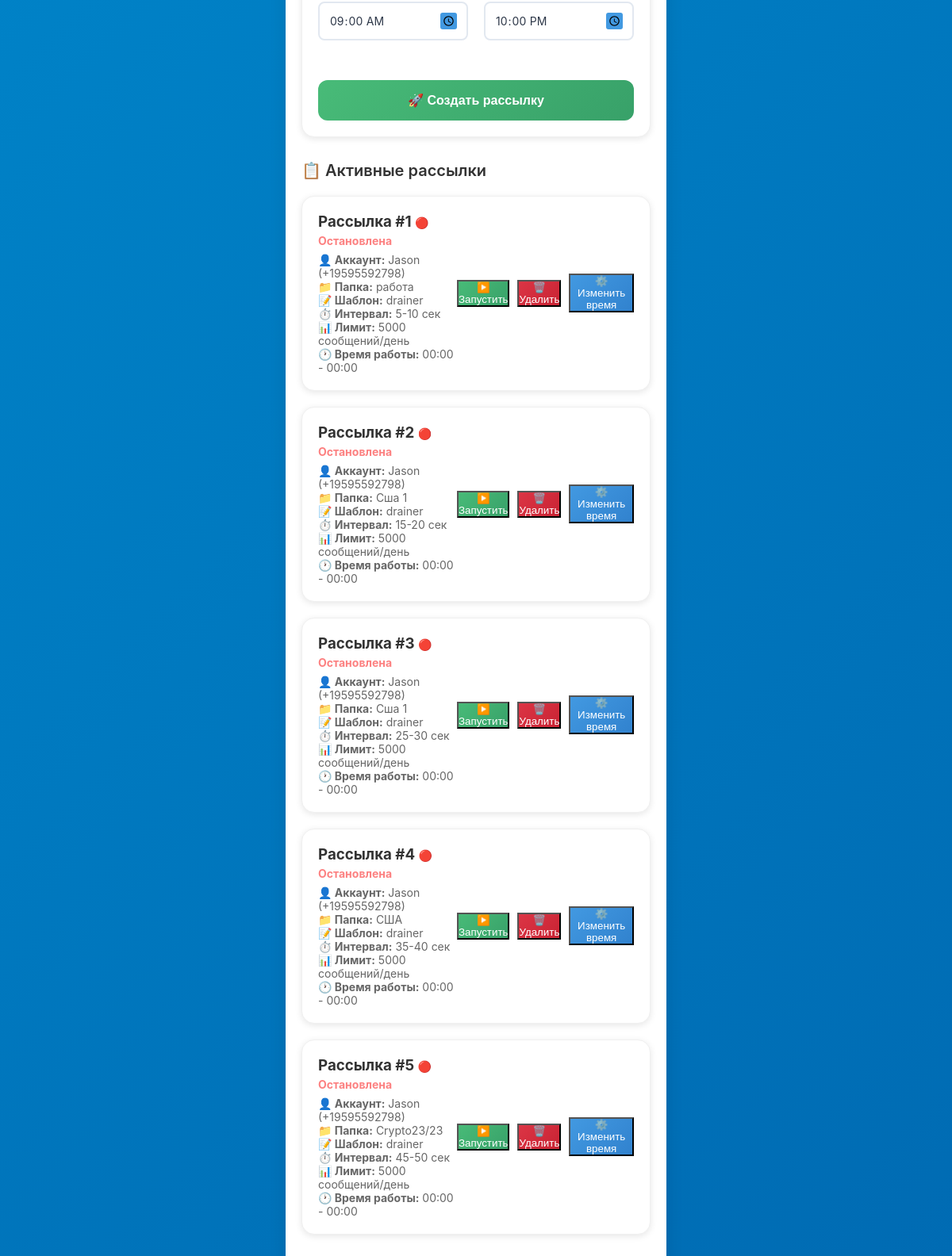
The page /launch (signed in, lower part) on the database as committed earlier.
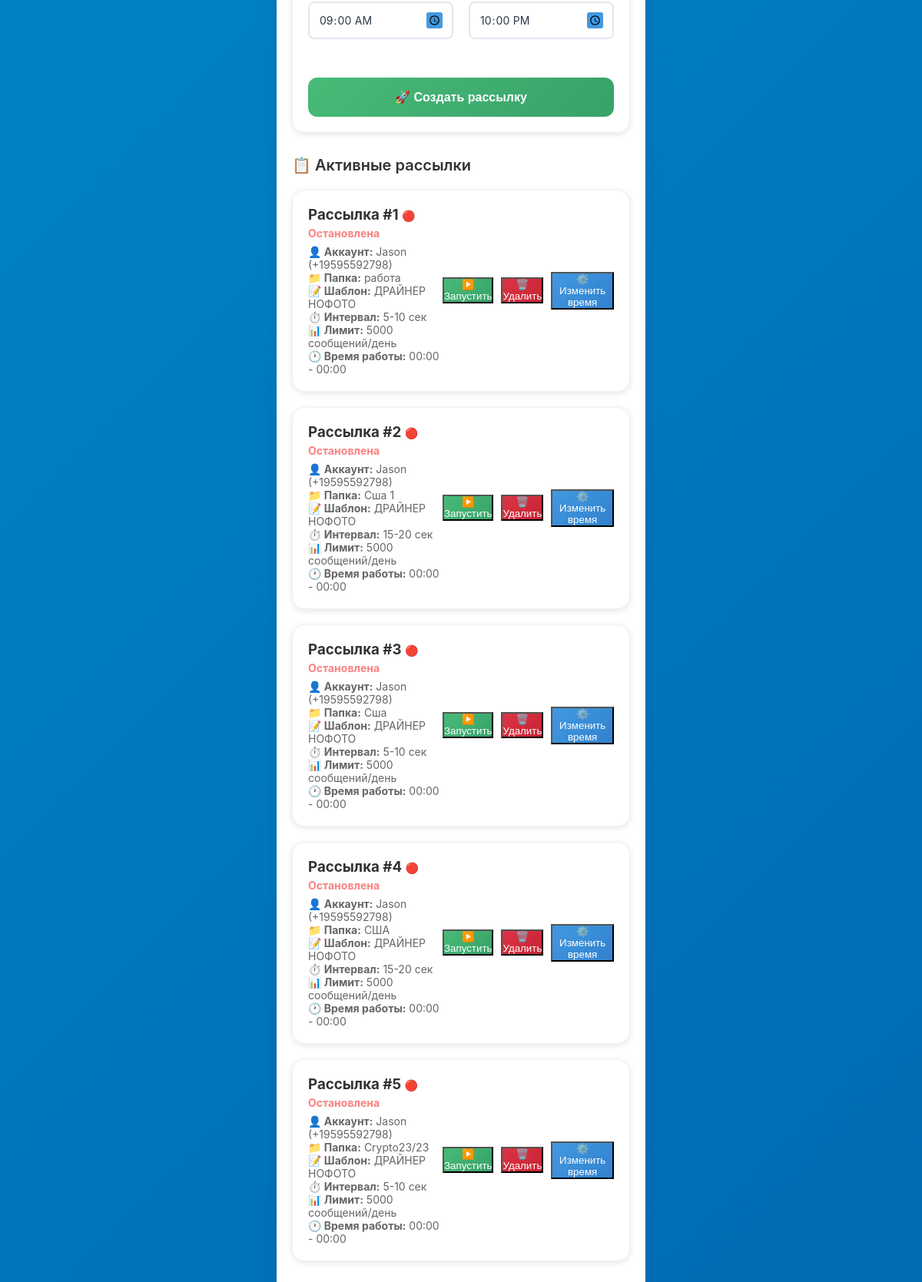
The same page on the database as committed later.
### app/db.py (models this page shows)
class Job(SQLModel, table=True):
    id: Optional[int] = Field(default=None, primary_key=True)
    account_id: int = Field(foreign_key="account.id")
    folder_id: int = Field(foreign_key="folder.id")
    template_id: int = Field(foreign_key="messagetemplate.id")
    min_interval: int = 20               # минимальная пауза (сек)
    max_interval: int = 60               # максимальная пауза (сек)
    daily_limit: int = 100               # сообщений в сутки
    active_from: time = time(9, 0, 0)    # начало активности
    active_to: time = time(22, 0, 0)     # конец активности
    is_running: bool = False             # активна ли задача
    created_at: datetime = Field(default_factory=datetime.utcnow)
    account: Account = Relationship(back_populates="jobs")
    template: MessageTemplate = Relationship(back_populates="jobs")
    folder: Folder = Relationship(back_populates="jobs")

class Account(SQLModel, table=True):
    id: Optional[int] = Field(default=None, primary_key=True)
    title: str                           # название аккаунта (для админа)
    phone: str                           # номер телефона аккаунта
    api_id: int                          # API ID из my.telegram.org
    api_hash: str                        # API Hash из my.telegram.org
    session_string: str                  # строка сессии (будет зашифрована)
    proxy_url: Optional[str] = None      # прокси (если нужен)
    is_active: bool = False              # статус подключения
    created_at: datetime = Field(default_factory=datetime.utcnow)
    jobs: List["Job"] = Relationship(back_populates="account")
    logs: List["Log"] = Relationship(back_populates="account")

class Folder(SQLModel, table=True):
    id: Optional[int] = Field(default=None, primary_key=True)
    account_id: int = Field(foreign_key="account.id")
    title: str                           # название папки
    chats_json: str                      # JSON-массив с ID чатов
    created_at: datetime = Field(default_factory=datetime.utcnow)
    jobs: List["Job"] = Relationship(back_populates="folder")

class MessageTemplate(SQLModel, table=True):
    id: Optional[int] = Field(default=None, primary_key=True)
    title: str
    variants_json: str                   # JSON-массив с вариантами сообщений
    media_path: Optional[str] = None     # путь к файлу (если есть медиа)
    created_at: datetime = Field(default_factory=datetime.utcnow)
    jobs: List["Job"] = Relationship(back_populates="template")

### app/routers.py (the view)
@router.get("/launch", response_class=HTMLResponse)
def list_jobs(request: Request, session: Session = Depends(get_session), auth: bool = Depends(check_auth)):
    jobs = session.exec(select(Job)).all()
    accounts = session.exec(select(Account)).all()
    folders = session.exec(select(Folder)).all()
    templates_list = session.exec(select(MessageTemplate)).all()
    return templates.TemplateResponse(
        "launch.html",
        {
            "request": request,
            "jobs": jobs,
            "accounts": accounts,
            "folders": folders,
            "templates_list": templates_list,
        },
    )

### app/templates/launch.html (shortened to what this page needs)
{% extends "base.html" %}
{% block content %}
<div class="content">
    <form method="post" action="/launch/create" id="jobForm" class="card" style="margin-bottom: 30px;">
        <div style="display: grid; grid-template-columns: 1fr 1fr; gap: 20px; margin-bottom: 20px;">
            <div class="form-group">
                <input type="time" name="active_from" class="form-input" value="09:00" required>
            </div>
            <div class="form-group">
                <input type="time" name="active_to" class="form-input" value="22:00" required>
            </div>
        </div>
        <button type="submit" class="btn" style="background: linear-gradient(135deg, #48bb78 0%, #38a169 100%); width: 100%;">
            🚀 Создать рассылку
        </button>
    </form>
    <div class="page-title">📋 Активные рассылки</div>
    {% if jobs %}
    {% for job in jobs %}
    <div class="card" style="margin-bottom: 20px;">
        <div style="display: flex; justify-content: space-between; align-items: center;">
            <div>
                <h3 style="margin: 0; color: #333;">
                    Рассылка #{{ job.id }}
                    {% if job.is_running %}
                    <span style="color: #48bb78; font-size: 14px;">🟢 Активна</span>
                    {% else %}
                    <span style="color: #fc8181; font-size: 14px;">🔴 Остановлена</span>
                    {% endif %}
                </h3>
                <div style="color: #666; font-size: 14px; margin-top: 5px;">
                    <p><strong>👤 Аккаунт:</strong> {{ job.account.title }} ({{ job.account.phone }})</p>
                    <p><strong>📁 Папка:</strong> {{ job.folder.title }}</p>
                    <p><strong>📝 Шаблон:</strong> {{ job.template.title }}</p>
                    <p><strong>⏱️ Интервал:</strong> {{ job.min_interval }}-{{ job.max_interval }} сек</p>
                    <p><strong>📊 Лимит:</strong> {{ job.daily_limit }} сообщений/день</p>
                    <p><strong>🕐 Время работы:</strong> {{ job.active_from.strftime('%H:%M') }} - {{ job.active_to.strftime('%H:%M') }}</p>
                </div>
            </div>
            <div style="display: flex; gap: 10px; align-items: center;">
                {% if job.is_running %}
                <form method="post" action="/launch/stop/{{ job.id }}" style="display: inline;">
                    <button type="submit" class="btn-sm" style="background: linear-gradient(135deg, #fc8181 0%, #f56565 100%); color: white;">
                        ⏹️ Остановить
                    </button>
                </form>
                {% else %}
                <form method="post" action="/launch/start/{{ job.id }}" style="display: inline;">
                    <button type="submit" class="btn-sm" style="background: linear-gradient(135deg, #48bb78 0%, #38a169 100%); color: white;">
                        ▶️ Запустить
                    </button>
                </form>
                {% endif %}
                <form method="post" action="/launch/delete/{{ job.id }}" style="display: inline;"
                      onsubmit="return confirm('Удалить рассылку #{{ job.id }}?')">
                    <button type="submit" class="btn-sm" style="background: linear-gradient(135deg, #dc3545 0%, #c82333 100%); color: white;">
                        🗑️ Удалить
                    </button>
                </form>
                <button onclick="editJob({{ job.id }}, '{{ job.active_from.strftime('%H:%M') }}', '{{ job.active_to.strftime('%H:%M') }}', {{ job.min_interval }}, {{ job.max_interval }}, {{ job.daily_limit }})"
                        class="btn-sm" style="background: linear-gradient(135deg, #4299e1 0%, #3182ce 100%); color: white;">
                    ⚙️ Изменить время
                </button>
            </div>
        </div>
    </div>
    {% endfor %}
    {% else %}
    <div style="text-align: center; color: #666; padding: 40px 20px;">
        <div style="font-size: 48px; margin-bottom: 16px;">🚀</div>
        <p>Нет созданных рассылок</p>
        <p style="font-size: 14px; margin-top: 8px;">Создайте первую рассылку выше</p>
    </div>
    {% endif %}
</div>
{% endblock %}

### app/templates/base.html (shortened to what this page needs)
<!DOCTYPE html>
<html lang="ru">
<head>
</head>
<body>
    <div class="container">
        {% block content %}{% endblock %}
    </div>
</body>
</html>

### app/templates/base.html (style rules this page uses)
* { margin: 0; padding: 0; box-sizing: border-box; -webkit-tap-highlight-color: transparent; }
body { font-family: -apple-system, BlinkMacSystemFont, 'Segoe UI', Roboto, 'Helvetica Neue', Arial, sans-serif; background: linear-gradient(135deg, #0088cc 0%, #006bb3 100%); min-height: 100vh; color: #333; overflow-x: hidden; }
.container { max-width: 480px; margin: 0 auto; min-height: 100vh; background: #fff; position: relative; box-shadow: 0 0 20px rgba(0,0,0,0.1); }
.content { padding: 20px; min-height: calc(100vh - 200px); }
.page-title { font-size: 20px; font-weight: 600; color: #333; margin-bottom: 20px; display: flex; align-items: center; gap: 8px; }
.form-group { margin-bottom: 20px; }
.form-input { width: 100%; padding: 16px; border: 2px solid #e1e5e9; border-radius: 12px; font-size: 16px; transition: all 0.3s ease; background: #fff; }
.btn { width: 100%; padding: 16px; background: linear-gradient(135deg, #0088cc 0%, #006bb3 100%); color: white; border: none; border-radius: 12px; font-size: 16px; font-weight: 600; cursor: pointer; transition: all 0.3s ease; margin-top: 10px; }
.card { background: #fff; border-radius: 16px; padding: 20px; margin-bottom: 16px; box-shadow: 0 2px 8px rgba(0,0,0,0.1); border: 1px solid #f0f0f0; }

### app/templates/launch.html (style rules this page uses)
input[type="time"] { -webkit-appearance: none; -moz-appearance: textfield; appearance: none; background: white; border: 2px solid #e2e8f0; border-radius: 8px; padding: 12px; font-size: 14px; font-family: inherit; color: #2d3748; cursor: pointer; }

Rows that differ between the two databases and show on the page:
changed Job "работа": template "drainer" → "ДРАЙНЕР НОФОТО"
changed Job "Сша 1": template "drainer" → "ДРАЙНЕР НОФОТО"
changed Job id 3: folder "Сша 1" → "Сша"; template "drainer" → "ДРАЙНЕР НОФОТО"; min_interval "25" → "5"; max_interval "30" → "10"
changed Job "США": template "drainer" → "ДРАЙНЕР НОФОТО"; min_interval "35" → "15"; max_interval "40" → "20"
changed Job "Crypto23/23": template "drainer" → "ДРАЙНЕР НОФОТО"; min_interval "45" → "5"; max_interval "50" → "10"
